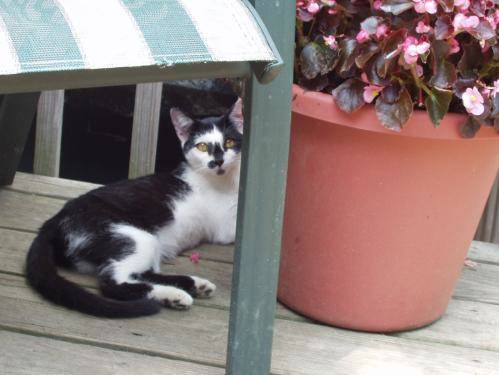
#> input picture train/cat.10102.jpg, 499 x 375 px; its folder holds only this picture in this run
$ jupyter execute --allow-errors DogsVsCats-Copy1.ipynb
#> lines starting #> are read from the running program, lines starting #| are printed output that depends on the picture
[cell 1]
import os
import cv2
import numpy as np
import mlflow
import joblib
from sklearn.pipeline import make_pipeline
from sklearn.pipeline import Pipeline
from sklearn.svm import SVC
from sklearn.linear_model import SGDClassifier
from sklearn.neural_network import MLPClassifier
from sklearn.decomposition import PCA
from sklearn.preprocessing import StandardScaler
from sklearn.preprocessing import MinMaxScaler
from sklearn.model_selection import GridSearchCV
from sklearn.model_selection import train_test_split
from sklearn.multiclass import OneVsRestClassifier
from sklearn.metrics import classification_report
from sklearn.metrics import accuracy_score
from sklearn.metrics import log_loss
from keras_balanced_batch_generator import make_generator
from matplotlib import pyplot as plt
from matplotlib.image import imread

## Prepare data

[cell 2]
examples = []
labels = []

for file in os.listdir("train"):
    img = cv2.resize(cv2.imread('train/' + file, 0), (100, 100), interpolation = cv2.INTER_CUBIC)
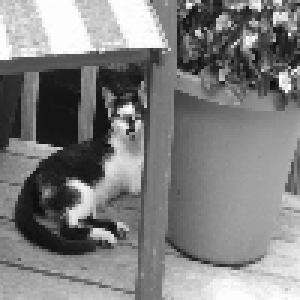
#> img: shape (100, 100) (shown 3 times larger); min 12, max 255, mean 127.3
    examples.append(img)
    if file.startswith('cat'):
        labels.append(0)
    else:
        labels.append(1)

## Descriptor

[cell 3]
winSize = (100, 100)
blockSize = (20, 20)
blockStride = (10, 10)
cellSize = (10, 10)

def get_hog():
    nbins = 9
    derivAperture = 1
    winSigma = -1.
    histogramNormType = 0
    L2HysThreshold = 0.2
    gammaCorrection = 1
    nlevels = 64
    signedGradient = True

    hog = cv2.HOGDescriptor(winSize, blockSize, blockStride, cellSize, nbins, derivAperture, winSigma,
                            histogramNormType, L2HysThreshold, gammaCorrection, nlevels, signedGradient)

    return hog

[cell 4]
hog = get_hog()

[cell 5]
hog_descriptors = []
for img in examples:
    hog_descriptors.append(hog.compute(img))
#> this loop made 1 pass
#> after the loop, hog_descriptors = 1 item
hog_descriptors = np.squeeze(hog_descriptors)
#> hog_descriptors = 2916 values, max 0.393 at index 2484, min 0 at index 2164, mean 0.132

[cell 6]
train_n = int(0.9 * len(hog_descriptors))
#> train_n = 2624
#> (the rest of this cell did not finish here and is left out)

#> (a cell that did not finish here is left out)

## Grid search

[cell 8]
# parameters = {"SVM__C": np.linspace(0.2, 0.4, 6),
#              "SVM__gamma": np.linspace(0.002, 0.004, 6),
#              "SVM__kernel": ['poly']}

[cell 9]
# pipeline = Pipeline(steps=[('StandardScaler', StandardScaler()), ('SVM', SVC())])
# clf = GridSearchCV(pipeline, param_grid=parameters, n_jobs=-1)
# clf.fit(train_hog_descriptors[:2500], train_labels[:2500])

[cell 10]
# clf.best_params_

## Algorithm

[cell 11]
params = {
#     'activation': 'relu',
#     'batch_size': 128,
#     'early_stopping': True,
#     'hidden_layer_sizes': (1000, 800, 600),
#     'learning_rate': 'adaptive',
#     'learning_rate_init': 0.03,
#     'n_iter_no_change': 30,
#     'random_state': 42,
#     'solver': 'sgd',
#     'verbose': True
    'C': 0.28,
    'gamma': 0.0032,
    'kernel': 'poly'
}

model = SVC(**params)
clf = make_pipeline(StandardScaler(), model)
#> (the rest of this cell did not finish here and is left out)

#> (a cell that did not finish here is left out)

#> (a cell that did not finish here is left out)

[cell 14]
experiment_name = "SVM"
mlflow.set_experiment(experiment_name)
#> (the rest of this cell did not finish here and is left out)

## Saving model

[cell 15]
# filename = 'SVM.sav'
# joblib.dump(clf, filename)

## Load model

#> (a cell that did not finish here is left out)

#> (a cell that did not finish here is left out)

#> (a cell that did not finish here is left out)

[cell 19]
kitty = cv2.resize(cv2.imread('kitty5.jpg', 0), (100, 100), interpolation = cv2.INTER_CUBIC)
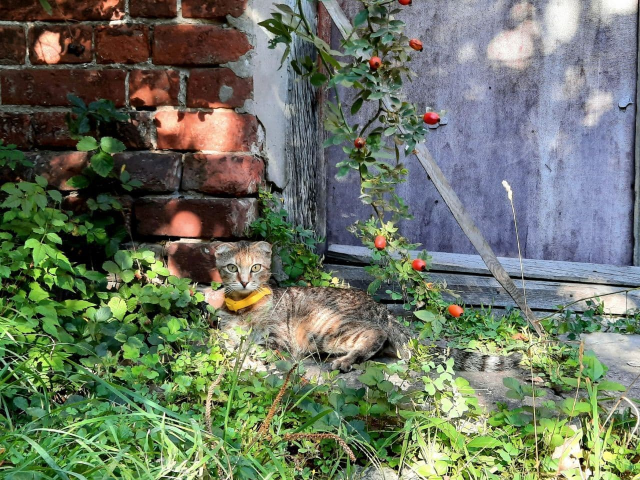
#> input picture my_test/kitty5.jpg, 1280 x 960 px, found by its file name (shown at 1/2 size)
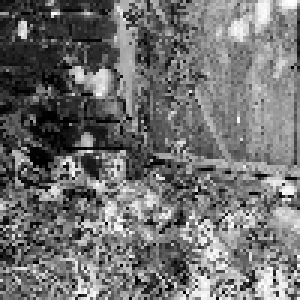
#> kitty: shape (100, 100) (shown 3 times larger); min 0, max 255, mean 112.9

my_hog_descriptors = []
my_hog_descriptors.append(hog.compute(kitty))
my_hog_descriptors = np.squeeze(my_hog_descriptors)
#> my_hog_descriptors = 2916 values, max 0.244 at index 2704, min 0.0176 at index 984, mean 0.16
my_labels = np.array([0])

my_hog_descriptors.reshape(-1, 1).T.shape
#> (the rest of this cell did not finish here and is left out)
